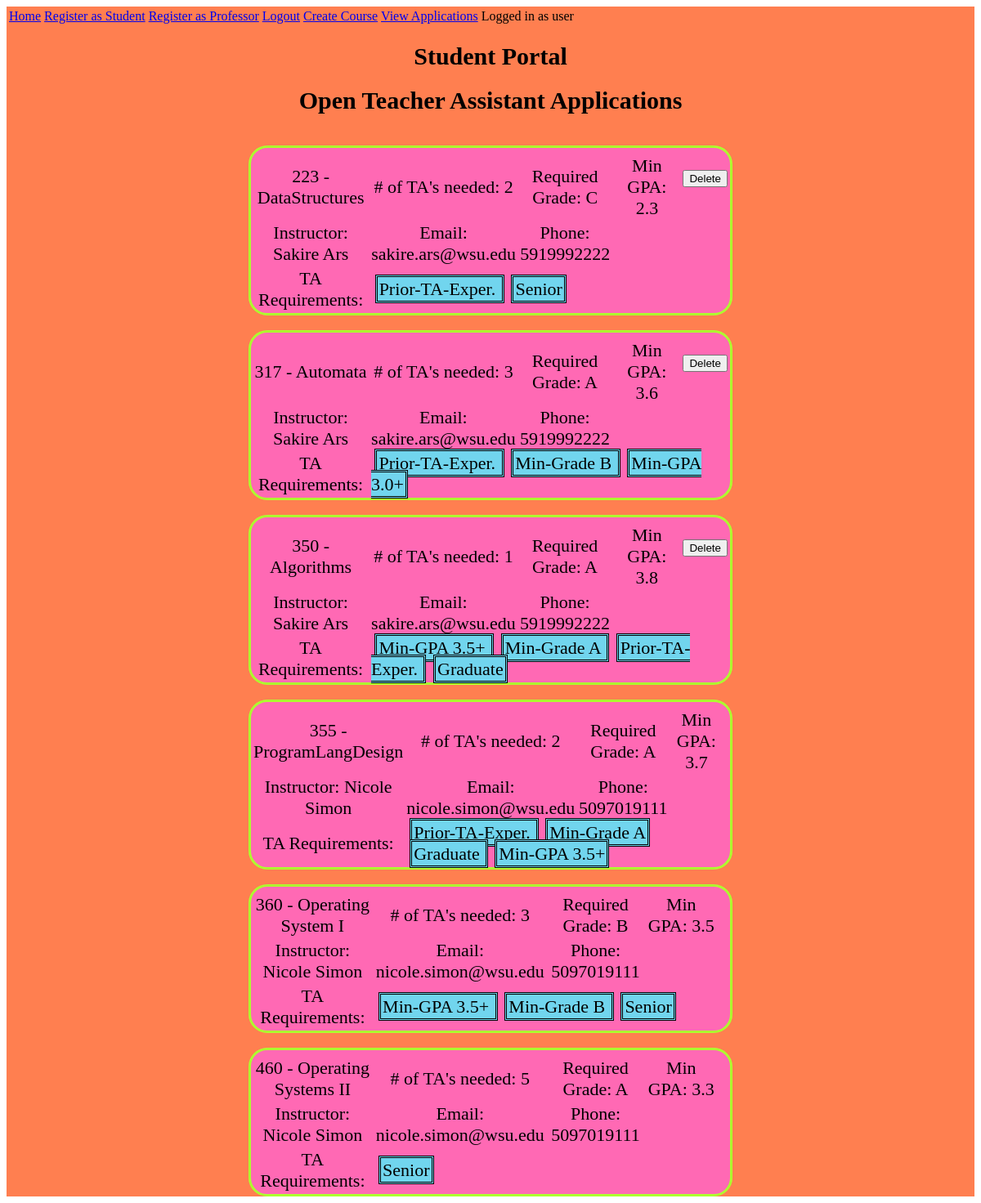
The page /index (signed in) on the database its author committed.
### app/models.py (models this page shows, shortened)
class Professor(UserMixin, db.Model):
    id = db.Column(db.Integer, primary_key=True)
    username = db.Column(db.String(32), unique=True)
    password_hash = db.Column(db.String(128))
    firstname = db.Column(db.String(64))
    lastname = db.Column(db.String(64))
    wsuid = db.Column(db.String(8), unique=True)
    email = db.Column(db.String(120), index=True, unique=True)
    phone = db.Column(db.String(10), unique=True)
    posts = db.relationship('Course', backref='writer', lazy='dynamic')
    def returnrole(self):
        return 1

class Course(db.Model):
    id = db.Column(db.Integer, primary_key=True)
    coursenum = db.Column(db.String(3))
    title = db.Column(db.String(150))
    num_ta = db.Column(db.Integer, default = 1)
    min_gpa = db.Column(db.Float)
    min_grade = db.Column(db.Integer)
    professor_id = db.Column(db.Integer, db.ForeignKey('professor.id'))
    accepted_tas = db.relationship('Student', secondary = accepted,
                            primaryjoin=(accepted.c.courseid == id),
                            backref=db.backref('accepted', lazy='dynamic'), lazy='dynamic')
    ta_apps = db.relationship('Student', secondary = applied,
                            primaryjoin=(applied.c.courseid == id),
                            backref=db.backref('applied', lazy='dynamic'), lazy='dynamic')
    tags = db.relationship('Tag', secondary=courseTags,
                            primaryjoin=(courseTags.c.course_id == id),
                            backref=db.backref('courseTags', lazy='dynamic'), lazy='dynamic')
    def accepted(self, studentTA):
        self.accepted_tas.append(studentTA)

class Tag(db.Model):
    id = db.Column(db.Integer, primary_key=True)
    name = db.Column(db.String(20))
    courses = db.relationship('Course', secondary=courseTags,
                               primaryjoin=(courseTags.c.tag_id == id),
                               backref=db.backref('courseTags', lazy='dynamic'),
                               lazy='dynamic')

### app/routes.py (the view)
@app.route('/', methods=['GET'])
@app.route('/index', methods=['GET'])
@login_required
def index():
    courses = Course.query.order_by(Course.coursenum).all()
    return render_template('studentInterface.html', courses=courses)

### app/models.py (called while the page is built)
@login.user_loader
def load_user(id):
    return Professor.query.get(int(id))

### app/templates/studentInterface.html (shortened to what this page needs)
{% extends "base.html" %}
{% block content %}
    <h1 class="si">Student Portal</h1>
    <h1 class="si">Open Teacher Assistant Applications</h1>
    {% for course in courses %}
        {% include '_course.html' %}
    {% endfor %}
{% endblock %}

### app/templates/base.html (shortened to what this page needs)
<html>
    <head>
    <link href="{{ url_for('static', filename='css/main.css') }}" rel="stylesheet">
    </head>
<body>
  <div class = "nav-container">
      <table>
        <td><a href="{{ url_for('index') }}" class="button">Home</a></td>
        <td><a href="{{ url_for('studregister') }}" class="button">Register as Student</a></td>
        <td><a href="{{ url_for('profregister') }}" class="button">Register as Professor</a></td>
        {% if current_user.is_anonymous %}
            <td><a href="{{ url_for('login') }}" class = "button"> Login </a></td>
        {% else %}
            <td><a href="{{ url_for('logout') }}" class = "button"> Logout </a></td>
            {% if current_user.returnrole() == 1 %}
            <td><a href="{{ url_for('createclass') }}" class = "button"> Create Course </a></td>
            <td><a href="{{ url_for('viewapps') }}" class = "button">View Applications</a></td>
            {% endif %}
        {% endif %}
            <td>Logged in as {{ current_user.username }} </td>
        </table>
      {% block content %} {% endblock %}
  </div>
</body>
</html>

### app/templates/_course.html (shortened to what this page needs)
<table class="coursetable" padding="2px">
    <br>
    <tr>
        <td width="25%">{{ course.coursenum }} - {{ course.title }}</td>
            <td width="15%"># of TA's needed: {{ course.num_ta }}</td>
            <td width="20%">Required Grade: {% if course.min_grade == 1 %}
                                            {{ 'A' }}
                                            {% endif %}
                                            {% if course.min_grade == 2 %}
                                            {{ 'B' }}
                                            {% endif %}
                                            {% if course.min_grade == 3 %}
                                            {{ 'C' }}
                                            {% endif %}
            </td>
            <td width="15%">Min GPA: {{ course.min_gpa }} </td>
            <td width="2%">
            {% if current_user.returnrole() == 1 %}
                {% if current_user.username == course.writer.username %}
                 <form action="{{ url_for('delete', courseid=course.id) }}" method="post">
                    <input type="submit" value="Delete">
                 </form>
                 {% endif %}
            {% endif %}
            </td>
        </tr>
        <tr width="100%" colspan="9" style="text-align:center">
            <td width="35">Instructor: {{ course.writer.firstname }} {{ course.writer.lastname }}</td>
            <td width="30">Email: {{ course.writer.email }}</td>
            <td width="35">Phone: {{ course.writer.phone }}</td>
        </tr>
        <tr>
            <td width="15%" style = "text-align:center">
                {{ 'TA Requirements:' }}
            </td>
            <td width="85%" colspan="4" padding-bottom="5" style = "text-align:left">
                {% for raptor in course.tags.all() %}
                    <span class="pretagitem">
                        {{ raptor.name }}
                    </span>
                {% endfor %}
            </td>
        </tr>
    </table>

### app/static/css/main.css (style rules this page uses)
.nav-container { background-color: #FF7F50; }
.coursetable { text-align : center; border : 1px black solid; width : 50%; position: center; height : 22%; font-size : 22px; border: 3px solid greenyellow; background-color: hotpink; border-radius: 23px; padding-top : 6px; margin-left: auto; margin-right: auto; }
.si { margin-left: auto; margin-right: auto; font-size: 30px; text-align: center; }
.pretagitem { text-align: center; margin: 1%; padding: 2px 2px; border-style: double; background-color: rgb(113, 213, 238); }

### rows shown on the page
Professor: username "user"
Course: coursenum "223", title "DataStructures", num_ta "2", value "C", min_gpa "2.3", writer.firstname "Sakire", writer.lastname "Ars", writer.email "sakire.ars@wsu.edu", writer.phone "5919992222", value "TA Requirements:"
Tag: name "Prior-TA-Exper."
Tag: name "Senior"
Course: coursenum "317", title "Automata", num_ta "3", value "A", min_gpa "3.6", writer.firstname "Sakire", writer.lastname "Ars", writer.email "sakire.ars@wsu.edu", writer.phone "5919992222", value "TA Requirements:"
Tag: name "Min-Grade B"
Tag: name "Min-GPA 3.0+"
Course: coursenum "350", title "Algorithms", num_ta "1", value "A", min_gpa "3.8", writer.firstname "Sakire", writer.lastname "Ars", writer.email "sakire.ars@wsu.edu", writer.phone "5919992222", value "TA Requirements:"
Tag: name "Min-GPA 3.5+"
Tag: name "Min-Grade A"
Tag: name "Graduate"
Course: coursenum "355", title "ProgramLangDesign", num_ta "2", value "A", min_gpa "3.7", writer.firstname "Nicole", writer.lastname "Simon", writer.email "nicole.simon@wsu.edu", writer.phone "5097019111", value "TA Requirements:"
Course: coursenum "360", title "Operating System I", num_ta "3", value "B", min_gpa "3.5", writer.firstname "Nicole", writer.lastname "Simon", writer.email "nicole.simon@wsu.edu", writer.phone "5097019111", value "TA Requirements:"
Course: coursenum "460", title "Operating Systems II", num_ta "5", value "A", min_gpa "3.3", writer.firstname "Nicole", writer.lastname "Simon", writer.email "nicole.simon@wsu.edu", writer.phone "5097019111", value "TA Requirements:"
